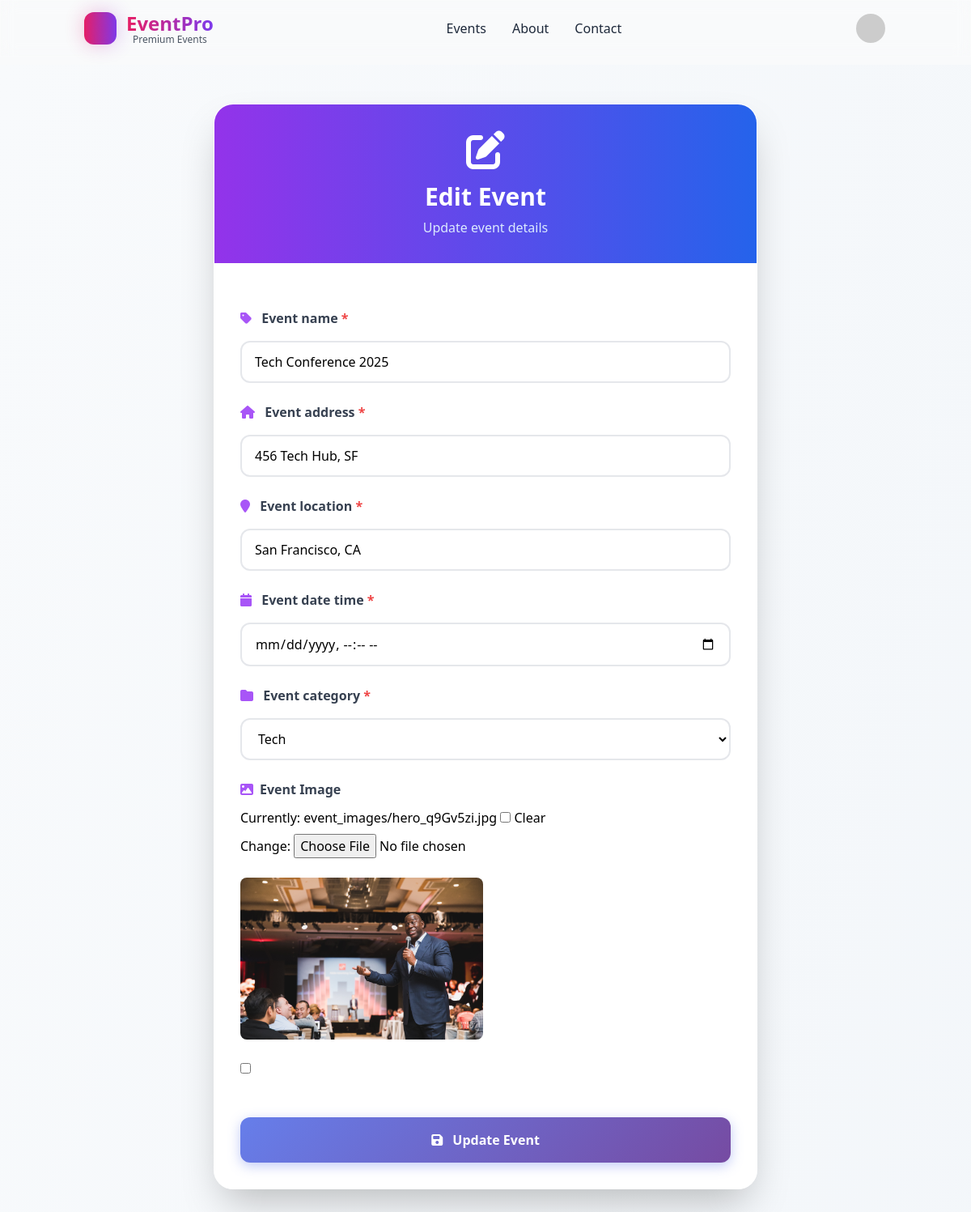
The page /events/12/edit/ (signed in) on the database its author committed.
### event/models.py (models this page shows, shortened)
class Event(models.Model):
    event_name = models.CharField(max_length=200)
    event_address = models.TextField()
    event_location = models.CharField(max_length=200)
    event_date_time = models.DateTimeField()
    event_category = models.ForeignKey('EventCategory', on_delete=models.SET_NULL, null=True)
    total_participants = models.PositiveIntegerField(default=0)
    participants = models.ManyToManyField(User, related_name='events', blank=True)
    event_image = models.ImageField(upload_to='event_images/', null=True, blank=True)

class EventCategory(models.Model):
    name = models.CharField(max_length=100, unique=True)
    def __str__(self):
        return self.name

### event/views.py (the view, shortened to what this page needs)
# urls.py: path('<int:pk>/edit/', EventUpdateView.as_view(), name='event_update'),
class EventUpdateView(LoginRequiredMixin, RoleRequiredMixin, SuccessMessageMixin, UpdateView):
    model = Event
    form_class = EventForm
    template_name = 'event/event_form.html'
    success_url = reverse_lazy('admin_dashboard')
    allowed_roles = ['admin', 'manager']
    def get_context_data(self, **kwargs):
        context = super().get_context_data(**kwargs)
        context['categories'] = EventCategory.objects.all()
        context['object'] = self.get_object()
        return context

### event/forms.py (shortened to what this page needs)
class EventForm(forms.ModelForm):
    clear_image = forms.BooleanField(required=False, label="Remove existing image")
    class Meta:
        model = Event
        fields = [
            'event_name',
            'event_address',
            'event_location',
            'event_date_time',
            'event_category',
            'event_image'
        ]
        widgets = {
            'event_date_time': forms.DateTimeInput(attrs={'type': 'datetime-local'}),
            'event_category': forms.Select(),
            'event_address': forms.Textarea(attrs={'rows': 4}),
        }

### event/views.py (called while the page is built)
    def dispatch(self, request, *args, **kwargs):
        if not request.user.is_authenticated or request.user.role not in self.allowed_roles:
            messages.error(request, "You don't have permission to access this page.")
            return redirect('client_dashboard')
        return super().dispatch(request, *args, **kwargs)

### event/templates/event/event_form.html (shortened to what this page needs)
{% extends 'base.html' %}
{% block content %}
<link href="https://cdnjs.cloudflare.com/ajax/libs/font-awesome/6.4.0/css/all.min.css" rel="stylesheet">
<div class="min-h-screen bg-gradient-to-br from-slate-50 to-slate-100 py-12 px-4">
    <div class="max-w-2xl mx-auto">
        <div class="form-container rounded-3xl shadow-2xl overflow-hidden">
            <div class="bg-gradient-to-r from-purple-600 to-blue-600 p-8 text-center">
                <div class="mb-4">
                    <i class="fas fa-{% if object %}edit{% else %}plus-circle{% endif %} text-5xl text-white"></i>
                </div>
                <h1 class="text-3xl font-bold text-white">
                    {% if object %}Edit Event{% else %}Create New Event{% endif %}
                </h1>
                <p class="text-blue-100 mt-2">
                    {% if object %}Update event details{% else %}Fill in the event information{% endif %}
                </p>
            </div>
            <div class="p-8">
                <form method="post" enctype="multipart/form-data" class="space-y-6">
                    {% for field in form %}
                        {% if field.name != 'event_image' and field.name != 'clear_image' %}
                            <div class="space-y-2">
                                <label for="{{ field.id_for_label }}" class="form-label">
                                    <i class="fas fa-{% if 'name' in field.name %}tag{% elif 'date' in field.name %}calendar{% elif 'location' in field.name %}map-marker{% elif 'address' in field.name %}home{% elif 'category' in field.name %}folder{% else %}info-circle{% endif %} text-purple-500 mr-2"></i>
                                    {{ field.label }}
                                    {% if field.field.required %}
                                        <span class="text-red-500">*</span>
                                    {% endif %}
                                </label>
                                {% if field.field.widget.input_type == 'textarea' %}
                                    <textarea name="{{ field.name }}" id="{{ field.id_for_label }}" class="form-input w-full px-4 py-3 rounded-xl resize-none h-32" placeholder="{{ field.help_text|default:'Enter details...' }}" {% if field.field.required %}required{% endif %}>{{ field.value|default:'' }}</textarea>
                                {% elif field.field.widget.input_type == 'select' %}
                                    <select name="{{ field.name }}" id="{{ field.id_for_label }}" class="form-input w-full px-4 py-3 rounded-xl" {% if field.field.required %}required{% endif %}>
                                        {% for choice in field.field.choices %}
                                            <option value="{{ choice.0 }}" {% if choice.0 == field.value %}selected{% endif %}>
                                                {{ choice.1 }}
                                            </option>
                                        {% endfor %}
                                    </select>
                                {% else %}
                                    <input type="{{ field.field.widget.input_type|default:'text' }}" name="{{ field.name }}" id="{{ field.id_for_label }}" value="{{ field.value|default:'' }}" class="form-input w-full px-4 py-3 rounded-xl" placeholder="{{ field.help_text|default:'Enter '|add:field.label|lower }}" {% if field.field.required %}required{% endif %}>
                                {% endif %}
                            </div>
                        {% endif %}
                    {% endfor %}
                    <div class="space-y-2">
                        <label for="id_event_image" class="form-label">
                            <i class="fas fa-image text-purple-500 mr-2"></i>Event Image
                        </label>
                        {{ form.event_image }}
                    </div>
                    {% if object.event_image %}
                        <div class="file-preview mt-4">
                            <img src="{{ object.event_image.url }}" alt="Current event image">
                        </div>
                        <div class="space-y-2 mt-2">
                            {{ form.clear_image }}
                        </div>
                    {% endif %}
                    <div class="pt-6">
                        <button type="submit" class="btn-save w-full text-white font-bold py-4 px-6 rounded-xl transition-all duration-300">
                            <i class="fas fa-save mr-2"></i>
                            {% if object %}Update Event{% else %}Create Event{% endif %}
                        </button>
                    </div>
                </form>
            </div>
        </div>
    </div>
</div>
{% endblock %}

### event/templates/event/event_form.html (style rules this page uses)
.form-input { transition: all 0.3s ease; border: 2px solid #e5e7eb; background: #ffffff; }
.form-label { color: #374151; font-weight: 600; margin-bottom: 0.5rem; display: block; }
.btn-save { background: linear-gradient(135deg, #667eea 0%, #764ba2 100%); box-shadow: 0 4px 15px 0 rgba(102, 126, 234, 0.4); transition: all 0.3s ease; }
.form-container { background: rgba(255, 255, 255, 0.95); backdrop-filter: blur(20px); border: 1px solid rgba(255, 255, 255, 0.2); }
.file-preview img { max-width: 100%; max-height: 200px; object-fit: cover; border-radius: 8px; margin-top: 10px; }

### rows shown on the page
Event: event_name "Tech Conference 2025" "456 Tech Hub, SF" "San Francisco, CA", event_image (picture)
EventCategory: event_category "Tech"

### other values the page prints
{{ field.label }} "Event name" "Event address" "Event location" "Event date time" "Event category"
